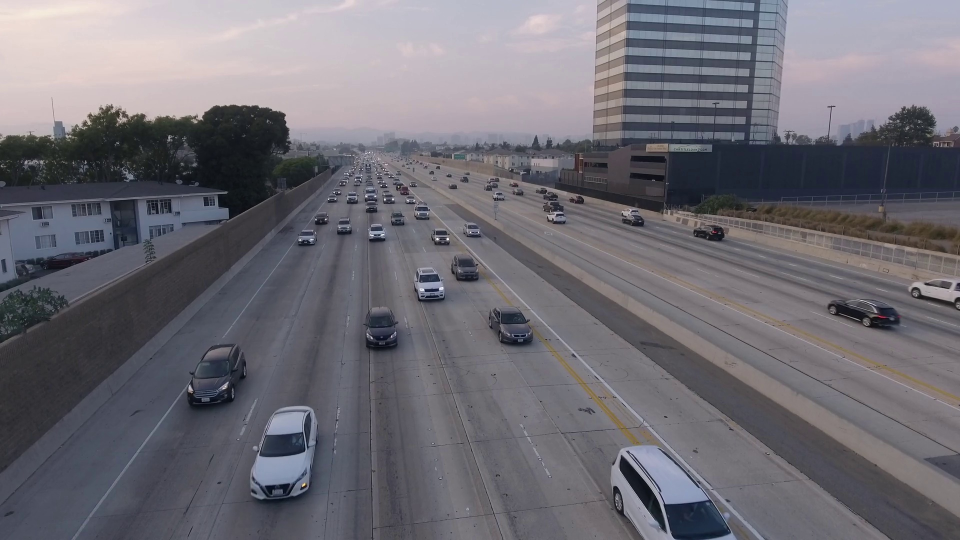
#> input picture Computer Vision Open_CV/data/frame1.jpg, 1920 x 1080 px, given in place of actor.jpg, which was not available (shown at 1/2 size)
$ jupyter execute --allow-errors opencv_image_operations.ipynb   (text cells are left out)
#> lines starting #> are read from the running program, lines starting #| are printed output that depends on the picture; after the words box and inside, x2 and y2 are one past the last pixel; in counts of white or black regions, pixels touching at a corner belong together; pictures that were not available may be replaced by others from this repository, and a replacement may not be noted
[cell 1]
import cv2
import matplotlib.pyplot as plt

[cell 2]
dir(cv2)

[cell 3]
# read the image
image = cv2.imread(r"C:\Users\sahil\Downloads\actor.jpg")
#> image is the input picture: shape (1080, 1920, 3); mean B, G, R 115.9, 108.3, 110.3
# gray scale conversion
gray_img = cv2.cvtColor(image, cv2.COLOR_BGR2GRAY)

[cell 4]
gray_img.shape
#> Out = (1080, 1920)

[cell 5]
image.shape
#> Out = (1080, 1920, 3)

[cell 6]
cv2.imshow('ABD', image)
cv2.waitKey(0)
cv2.destroyAllWindows()

[cell 7]
cv2.imshow('ABD_BW', gray_img)
cv2.waitKey(0)
cv2.destroyAllWindows()

[cell 8]
cropped_image = image[150:550, 350:640]
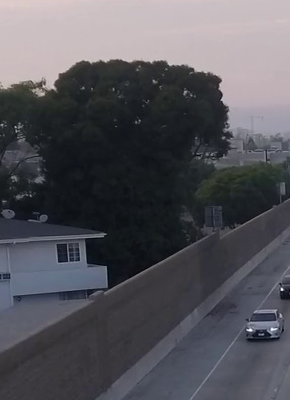
#> cropped_image: shape (400, 290, 3); mean B, G, R 90.2, 84, 84.8
plt.imshow(cropped_image)

[cell 9]
image[350:650, 450:570]=(0,0,0)
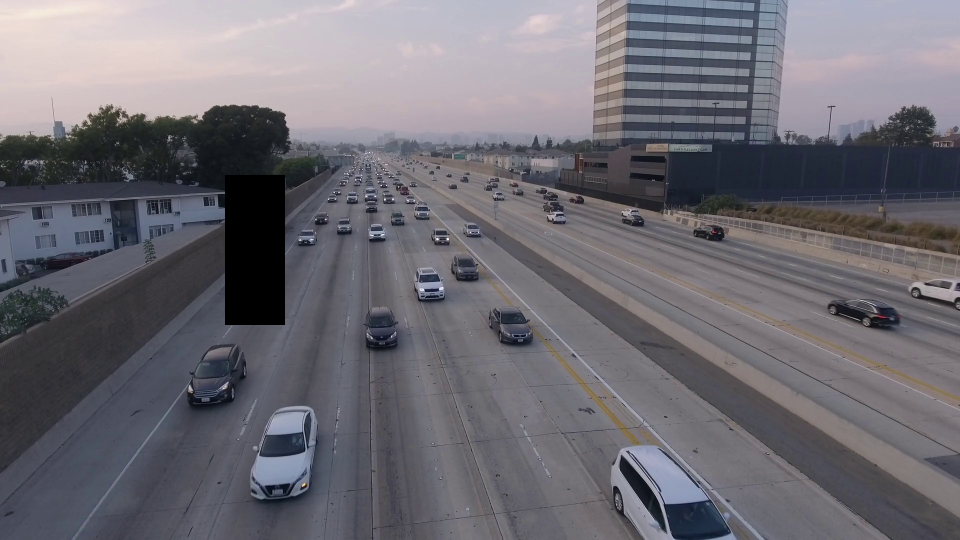
#> image: shape (1080, 1920, 3) (shown at 1/2 size); 1.74% of pixels changed, all inside (x1, y1, x2, y2) = (450, 350, 570, 650)
plt.imshow(image)

[cell 10]
image_bgr = cv2.imread(r"C:\Users\sahil\Downloads\actor.jpg")
image_rgb = cv2.cvtColor(image_bgr, cv2.COLOR_BGR2RGB)

plt.subplot(1,2,1).imshow(image_bgr)
plt.subplot(1,2,2).imshow(image_rgb)
plt.show()
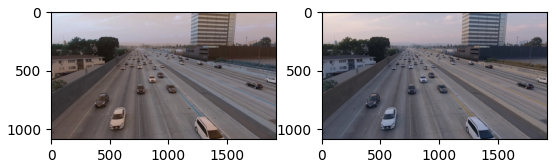
#> figure drawn by matplotlib, 2 panels; B, G, R data is drawn as R, G, B

[cell 11]
import numpy as np

M = np.float32([[1,0,350], [0,1,900]]) # 1,0 is horizontal axis & 0,1 is vertical axis
M

[cell 12]
shifted = cv2.warpAffine(image, M, (image.shape[1], image.shape[0]))
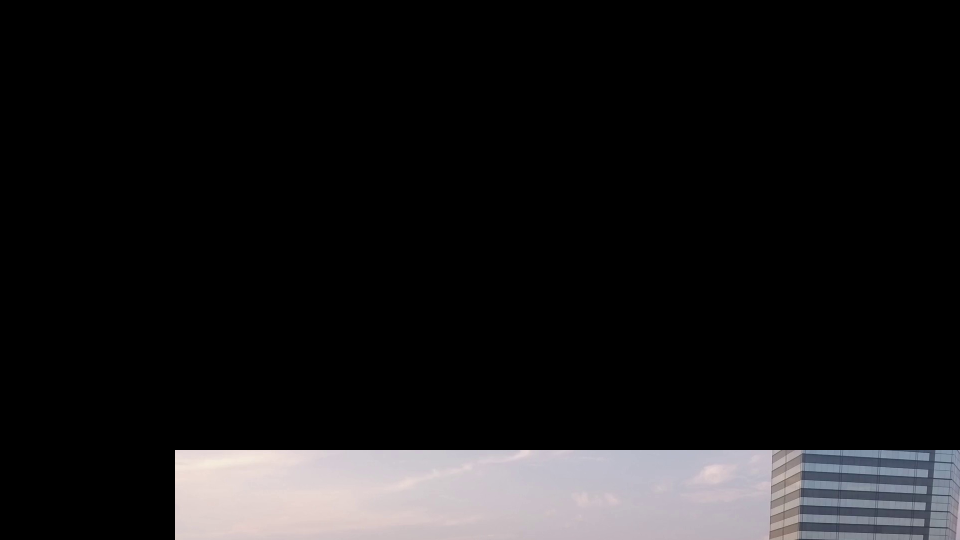
#> shifted: shape (1080, 1920, 3) (shown at 1/2 size); mean B, G, R 25.2, 24.4, 25.2
plt.imshow(shifted)

[cell 13]
M = np.float32([[1,0,-50], [0,1,-100]]) # 1,0 is horizontal axis & 0,1 is vertical axis
M

[cell 14]
shifted = cv2.warpAffine(image, M, (image.shape[1], image.shape[0]))
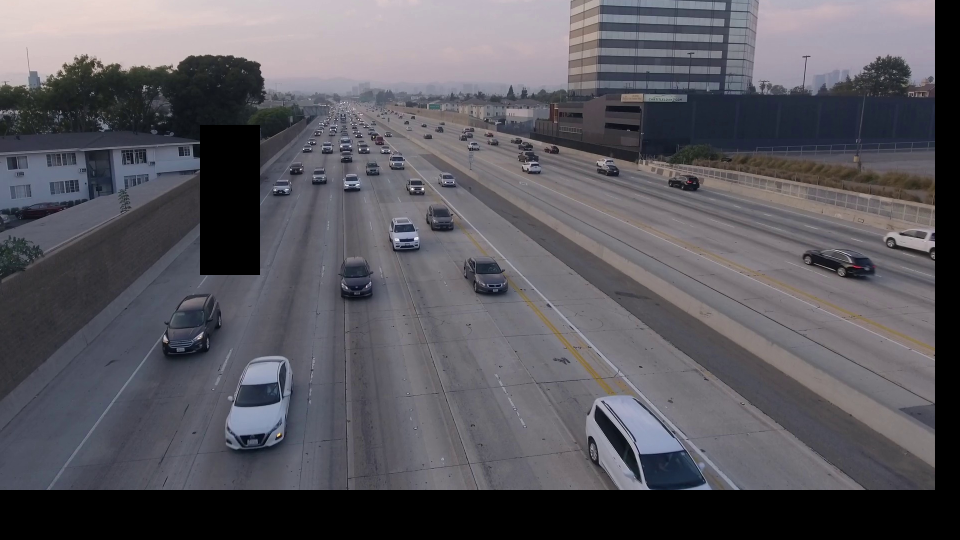
#> shifted: shape (1080, 1920, 3) (shown at 1/2 size); mean B, G, R 94.8, 88.4, 90.1
plt.imshow(shifted)

[cell 15]
M = np.float32([[1,0,50], [0,1,100]]) # 1,0 is horizontal axis & 0,1 is vertical axis
M

[cell 16]
shifted = cv2.warpAffine(image, M, (image.shape[1], image.shape[0]))
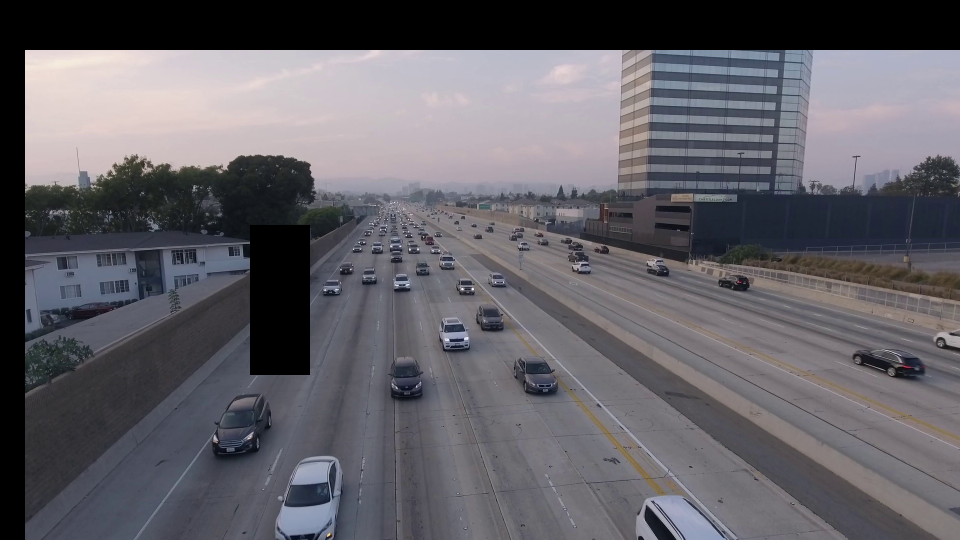
#> shifted: shape (1080, 1920, 3) (shown at 1/2 size); mean B, G, R 102.5, 96.2, 98.1
plt.imshow(shifted)

[cell 17]
(height, width, channels) = image.shape
#> height = 1080; width = 1920; channels = 3
center = (width//2, height//2)
#> center = (960, 540)
center
#> Out = (960, 540)

[cell 18]
M = cv2.getRotationMatrix2D(center, 45, 1.0 )
M

[cell 19]
rotated = cv2.warpAffine(image, M, (width, height))
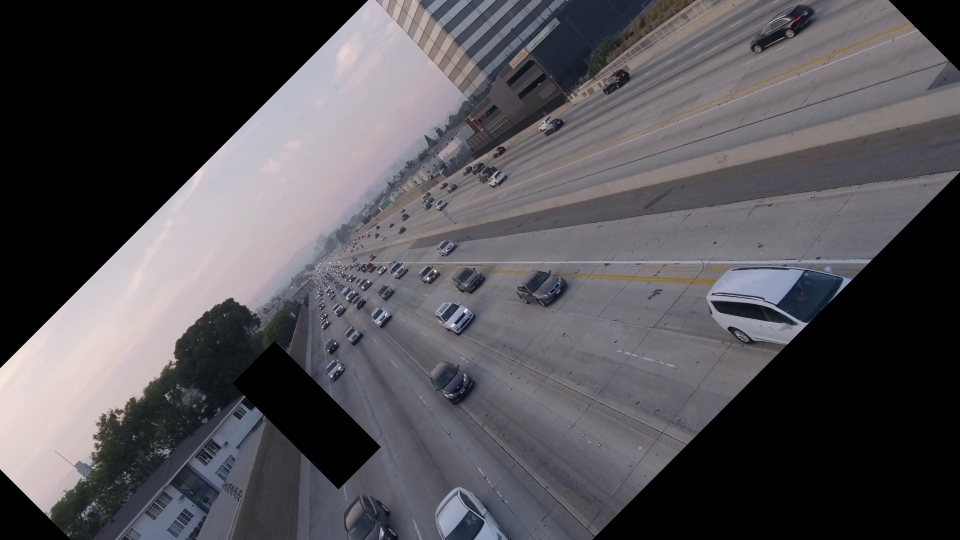
#> rotated: shape (1080, 1920, 3) (shown at 1/2 size); mean B, G, R 85.7, 81.2, 83.4
plt.imshow(rotated)

[cell 20]
M = cv2.getRotationMatrix2D(center, 45, 2.0 )
rotated = cv2.warpAffine(image, M, (width, height))
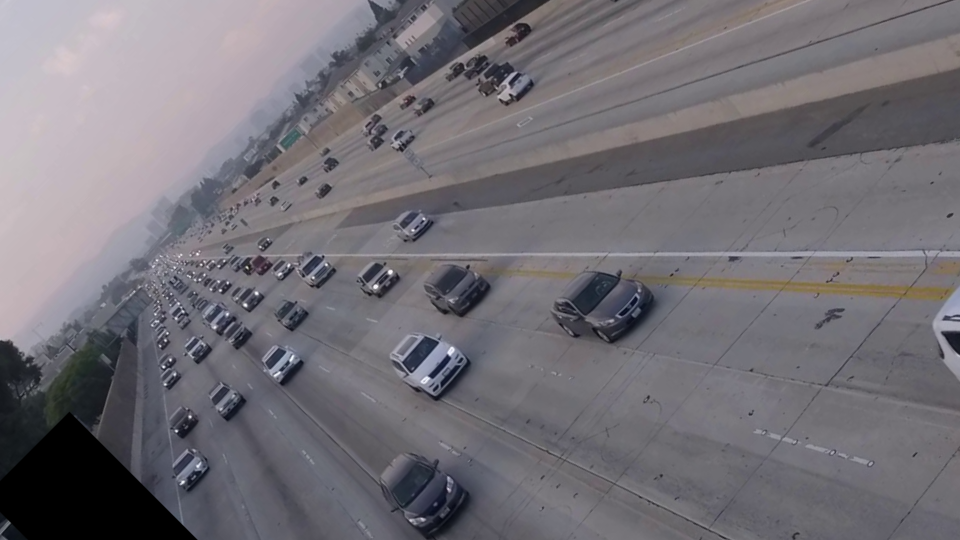
#> rotated: shape (1080, 1920, 3) (shown at 1/2 size); mean B, G, R 117.6, 111.3, 114.4
plt.imshow(rotated)

[cell 21]
# Here we resize the

r = 150.0 / image.shape[0]
#> r = 0.139

r, image.shape[1]
#> Out = (0.139, 1920)

# 150 is the width i have taken
# now I want to know how much

[cell 22]
# here we resize setting width to 150 and scale the height accordingly
# interpolation is a method to downsampling the image
# resize the image ====> shrinkage
# INTER_AREA is the method
r = 150.0 / image.shape[1]
dim = (150, int(image.shape[0]*r))
resized = cv2.resize(image, dim, interpolation = cv2.INTER_AREA)
plt.imshow(resized)

[cell 23]
# Flipping acros y-axis
flipping = cv2.flip(image, 1)
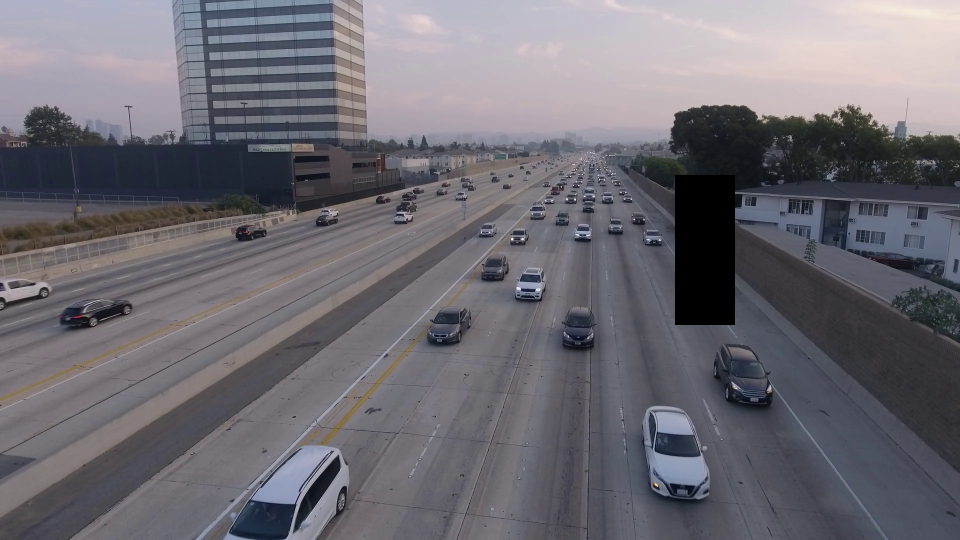
#> flipping: shape (1080, 1920, 3) (shown at 1/2 size); mean B, G, R 114.6, 107.2, 109.2
plt.imshow(flipping)

[cell 24]
flipping = cv2.flip(image, -1)
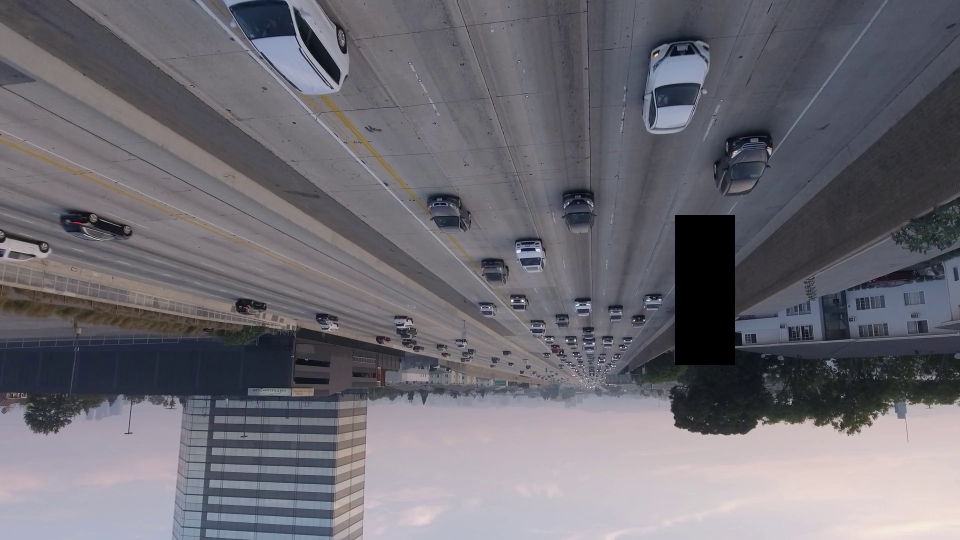
#> flipping: shape (1080, 1920, 3) (shown at 1/2 size); mean B, G, R 114.6, 107.2, 109.2
plt.imshow(flipping)

[cell 25]
import cv2
import numpy as np

#> (a cell that did not finish here is left out)

[cell 27]
import cv2

# define a video capture object
vid = cv2.VideoCapture(0)

while True:
    # Capture video frame by frame
    ret, frame = vid.read()
    # ret = boolean value if ret = True it means Frame is capture, if its False frame is not capture
    print(ret)
#| True

    # Display the resulting frame
    cv2.imshow('frame', frame)

    # the q button is set as the quitting button you may use any other also
    # 1 means one milisecond
    # 1 and 0xFF its try identity an 8 digit key
    # ord('q') : ASCII 8 digits
    # so it will check you entered 8 digit key or not
    if cv2.waitKey(1) & 0xFF == ord('q'):
#> (key q is pressed here)
        break
# After the loop realeas the cap object
vid.release()

# Destroy all windows
cv2.destroyAllWindows()
